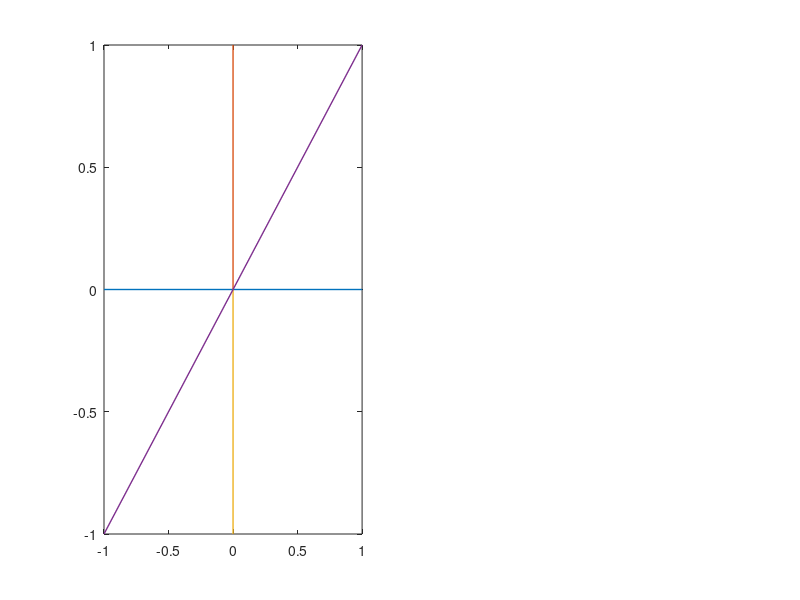

The MATLAB script that drew this image: (Note: this script raises an error after producing the figure.)
clc 
clear
close all
dbstop if error
%%
%% Break edges
% point position list
C = [1,0;-1,0;0,1;eps,eps;0,-1;1,1;-1,-1];
% edge list
E = [1 2; 3 4; 4 5;6 7];
% plot original
subplot(1,2,1);
plot([C(E(:,1),1) C(E(:,2),1)]',[C(E(:,1),2) C(E(:,2),2)]', ... 
  '-','LineWidth',1);
% break edges at close points
[NC,NE] = snap_points_to_close_edges(C,E,0.2);
% plot result
subplot(1,2,2);
plot([NC(NE(:,1),1) NC(NE(:,2),1)]',[NC(NE(:,1),2) NC(NE(:,2),2)]', ...
  '-','LineWidth',1);